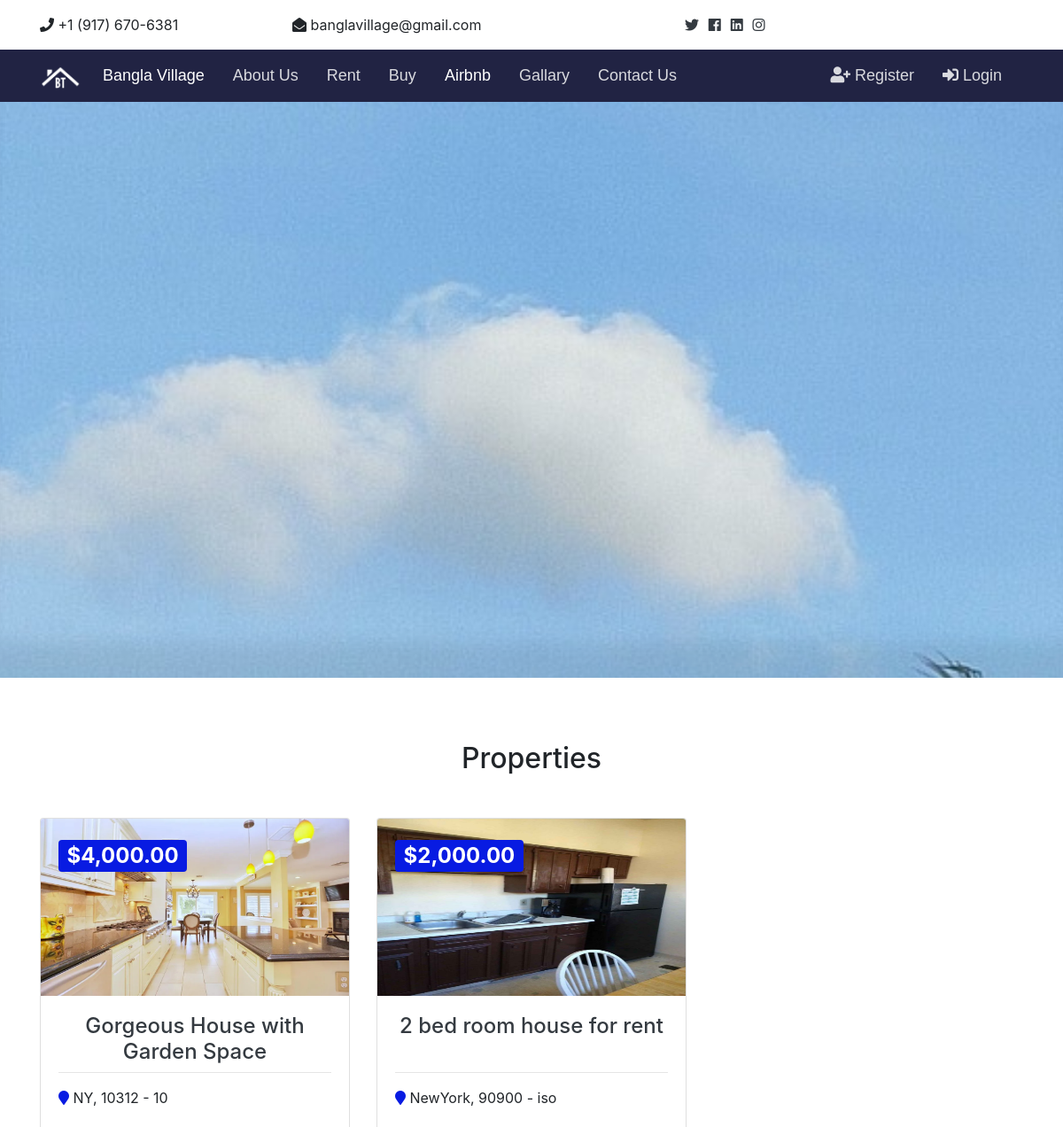
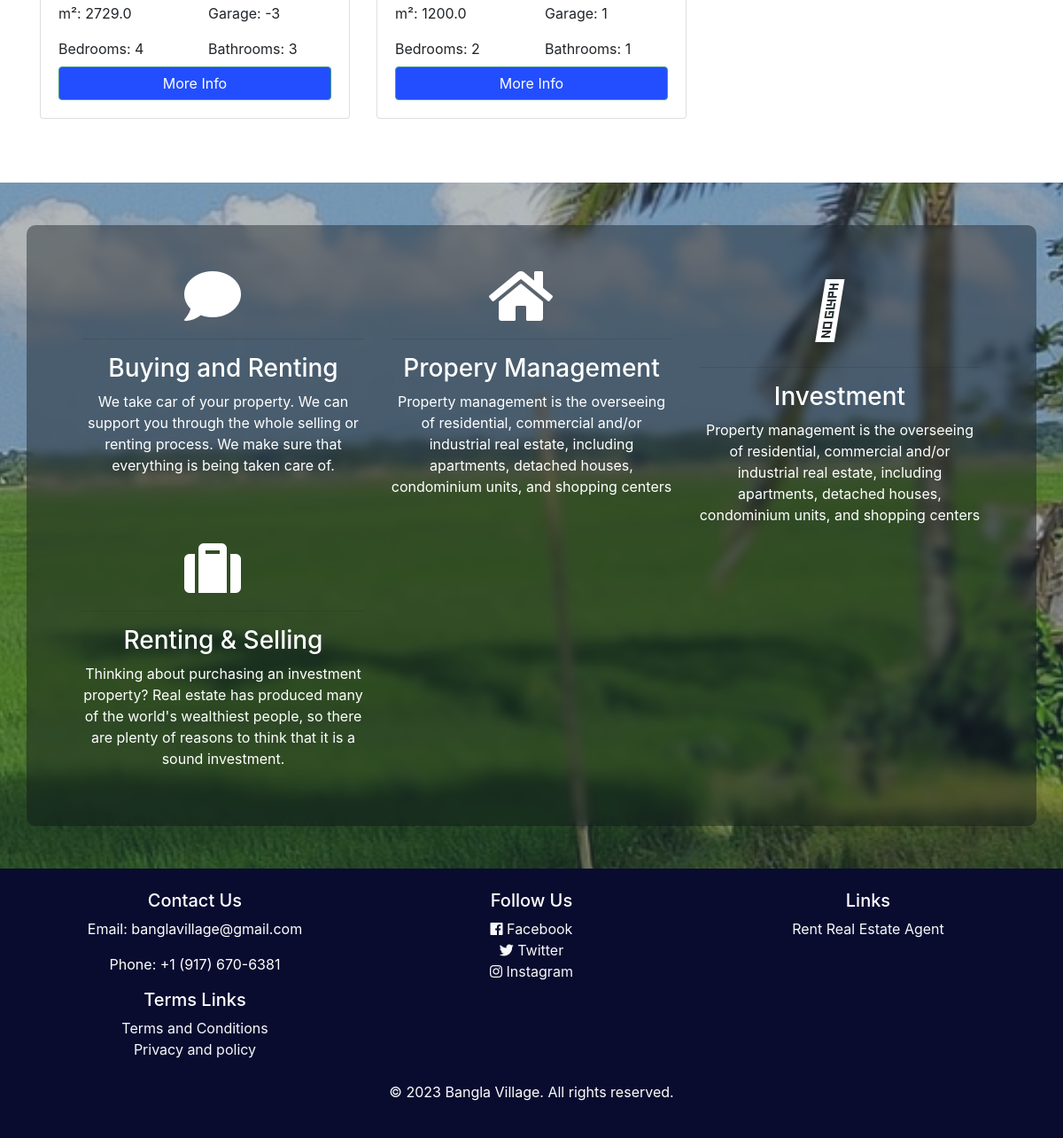
The page /en/ on the database its author committed (2 pictures, top to bottom).
### listings/models.py (models this page shows, shortened)
class Listing(models.Model):
    listing_type = models.ForeignKey(ListingType, on_delete=models.PROTECT,
                                     verbose_name=_("Listing type"))
    realtor = models.ForeignKey('accounts.Realtor',
                                on_delete=models.DO_NOTHING,
                                verbose_name=_("Realtor"))
    title = models.CharField(max_length=50, verbose_name=_("Title"))
    address = models.ForeignKey('core.Address', on_delete=models.PROTECT,
                                default=1, null=True,
                                verbose_name=_("Address"))
    description = models.TextField(blank=True,
                                   verbose_name=_("Description"))
    price = models.DecimalField(max_digits=20, decimal_places=2,
                                verbose_name=_("Price"))
    ceiling_height = models.FloatField(blank=True, null=True,
                                       verbose_name=_("Ceiling height"))
    bedrooms = models.PositiveIntegerField(verbose_name=_("Bedrooms"))
    bathrooms = models.PositiveIntegerField(verbose_name=_("Bathrooms"))
    garage = models.IntegerField(default=0,
                                 verbose_name=_("Garage"))
    sqft                                                                                                                                                                                    = models.FloatField(verbose_name=_("m²"))
    lot_size = models.FloatField(verbose_name=_("Lot size"))  # Grunstückgröße
    image = models.ImageField(upload_to=listing_dir_path,
                              verbose_name=_("Image"))
    listing_for = models.CharField(max_length=5, choices=LISTING_CHOICE,
                                   default="S", verbose_name=_("Listing for"))
    protected = models.BooleanField(default=False,
                                    verbose_name=_("Monument Protected"))
    is_published = models.BooleanField(default=True, verbose_name=_("Online"))
    free_from = models.DateField(default=datetime.now, blank=True,
                                 verbose_name=_("Free from"))
    created = models.DateTimeField(auto_now_add=True, null=True,
                                   verbose_name=_("Created"))
    updated = models.DateTimeField(auto_now=True, null=True,
                                   verbose_name=_("Updated"))
    def get_total_rooms(self):
        return self.bedrooms + self.bedrooms
    get_total_rooms.short_description = _("# Rooms")
    def get_address(self):
        return (f"{self.address.street} {self.address.hn}, {self.address.city}"
                f", {self.address.state.country.shortcut}")
    get_address.short_description = _("Address")
    def get_price(self):
        return f"{self.price}€"
    get_price.short_description = _("Price")
    def get_sqft(self):
        return _("{} m²".format(self.sqft))
    get_sqft.short_description = _("m²")
    def get_ceiling_height(self):
        return f"{self.ceiling_height} m"
    get_ceiling_height.short_description = _("Ceiling Height")
    def get_image(self):
        return get_image_format(self.image)
    get_image.short_description = _('Image')
    def headshot_image(self):
        return get_headshot_image(self.image)
    headshot_image.short_description = _('Preview')
    def get_images(self):
        '''returns nr of inline images'''
        return self.listingimage_set.count() + 1 if self.image else \
            self.listingimage_set.count()
    get_images.short_description = _('# Images')
    def get_nr_files(self):
        '''returns nr of inline files'''
        return self.listingfile_set.count()
    get_nr_files.short_description = _('# Files')

### core/models.py (models this page shows, shortened)
class Address(models.Model):
    street = models.CharField(max_length=150, blank=False, null=False,
                              verbose_name=_("Street"))
    hn = models.CharField(max_length=15, blank=False, null=False,
                          verbose_name=_("House number"))
    zipcode = models.CharField(max_length=5, blank=False, null=False,
                               verbose_name=_("Zipcode"))
    city = models.CharField(max_length=100, blank=False, null=False,
                            verbose_name=_("City"))
    state = models.ForeignKey(
        State, blank=False, null=False, on_delete=models.CASCADE,
        verbose_name=_("State"))
    class Meta:
        unique_together = ('street', 'hn', 'zipcode')
        verbose_name_plural = _("Addresses")

class State(models.Model):
    country = models.ForeignKey(Country, null=False, on_delete=models.CASCADE,
                                verbose_name=_("Country"))
    name = models.CharField(max_length=150, blank=False, null=False,
                            verbose_name=_("Country"))
    shortcut = models.CharField(
        max_length=6, null=False, blank=False, verbose_name="ISO 3166-2")
    class Meta:
        unique_together = ('country', 'shortcut')
        verbose_name = _("State")
        verbose_name_plural = _("States")

class Country(models.Model):
    name = models.CharField(
        max_length=150, null=False, blank=False, unique=True)
    shortcut = models.CharField(
        max_length=3, null=False, blank=False, verbose_name="ISO 3166-α2")
    class Meta:
        verbose_name = _("Country")
        verbose_name_plural = _("Countries")

### core/views.py (the view)
# urls.py: path('', IndexView.as_view(), name='index'),
class IndexView(TemplateView):
    template_name = 'core/index.html'
    def get_context_data(self, **kwargs):
        context = super().get_context_data(**kwargs)
        context['listings'] = Listing.objects.order_by('-created').filter(
                               is_published=True)[:3]
        context['states'] = State.objects.all()
        context['list_types'] = ListingType.objects.all()
        context['index'] = True
        context['page_title'] = _("Real estate manager."
                                  " Renting, buying and selling.")
        context['page_description'] = _("Real estate manager. We offer"
                                        " real estate objects and takes care"
                                        " of every aspect for you. Services"
                                        " offered: renting, selling, buying,"
                                        " consultation and way more.")
        return context

### core/context_processor.py (called while the page is built)
def global_variables(request):
    return {
        'domain_name': 'Bangla Village',
        'domain': "",
    }

### templates/core/index.html (shortened to what this page needs)
{% extends 'core/base.html' %}
{% load static %}
{% load humanize %}
{% block content %}
<section id="showcase">
  <div class="container text-center">
    <div class="home-search p-5">
    </div>
  </div>
</section>
<br>
<section id="listings" class="my-5">
  <div class="container">
    <div class="d-flex justify-content-center align-items-center vh-100">
      <h2 class="mb-5 text-center">
          {{ _("Properties") }}
      </h2>
  </div>
    <div class="row">
      {% if listings %}
      {% for listing in listings %}
      {% include 'listings/_partials/_listing-box.html' %}
      {% endfor %}
      {% else %}
      <div class="col-md-12">
        <p>{{ _("No Listings Available") }}</p>
      </div>
      {% endif %}
</section>
<section id="services" class="py-5 bg-secondary text-white">
  <div class="container">
    <div class="row text-center  bg-blur p-5">
      <div class="col-12 col-md-6 col-xl-4">
        <i class="fas fa-comment fa-4x mr-4"></i>
        <hr>
        <h3>{{ _("Buying and Renting") }}</h3>
        <p>
          {{ _("We take car of your property. We can support you through the whole selling or renting process.") }}
          {{ _("We make sure that everything is being taken care of.") }}
        </p>
      </div>
      <div class="col-12 col-md-6 col-xl-4">
        <i class="fas fa-home fa-4x mr-4"></i>
        <hr>
        <h3>{{ _("Propery Management") }}</h3>
        <p>
          {{ _("Property management is the overseeing of residential, commercial and/or industrial real estate, including apartments, detached houses, condominium units, and shopping centers") }}
        </p>
      </div>
      <div class="col-12 col-md-6 col-xl-4">
        <i class="fa-solid fa-percent fa-4x mr-4"></i>
        <hr>
        <h3>{{ _("Investment ") }}</h3>
        <p>
          {{ _("Property management is the overseeing of residential, commercial and/or industrial real estate, including apartments, detached houses, condominium units, and shopping centers") }}
        </p>
      </div>
      <div class="col-12 col-md-6 col-xl-4">
        <i class="fas fa-suitcase fa-4x mr-4"></i>
        <hr>
        <h3>{{ _("Renting & Selling") }}</h3>
        <p>{{ _("Thinking about purchasing an investment property? Real estate has produced many of the world's wealthiest people, so there are plenty of reasons to think that it is a sound investment.") }}</p>
      </div>
    </div>
  </div>
</section>
{% endblock %}

### templates/listings/_partials/_listing-box.html
{% load static %}
{% load humanize %}
<div class="col-md-6 col-lg-4 mb-4">
  <div class="card listing-preview">
    <a href="{% url 'listing' listing.id %}" class="stretched-link">
      <img class="card-img-top listing-img" src="{{ listing.image.url }}" alt="">
      <div class="card-img-overlay">
        <h2>
          <span class="badge badge-success">${{ listing.price | intcomma }}</span>
        </h2>
      </div>
      <div class="card-body">
        <div class="listing-heading text-center max-box">
          <h4 class="text-primary">{{ listing.title }}</h4>
        </div>
    </a>
    <hr>
    <div>
      <p>
        <i class="fas fa-map-marker text-secondary"></i>
        {{ listing.address.city }}, {{ listing.address.zipcode }} - {{ listing.address.state.country.shortcut }}
      </p>
    </div>
    <div class="row py-2">
      <div class="col-6">
        {{ _("m²") }}: {{ listing.sqft }}</div>
      <div class="col-6">
        {{ _("Garage") }}: {{ listing.garage }}</div>
    </div>
    <div class="row py-2">
      <div class="col-6">
        {{ _("Bedrooms") }}: {{ listing.bedrooms }}</div>
      <div class="col-6">
        {{ _("Bathrooms") }}: {{ listing.bathrooms }}</div>
    </div>
    <a href="{% url 'listing' listing.id %}" class="btn btn-secondary btn-block">{{ _("More Info") }}</a>
  </div>
</div>
</div>

### project/static/css/all.css (style rules this page uses)
.fa, .fas, .far, .fal, .fab { -moz-osx-font-smoothing: grayscale; -webkit-font-smoothing: antialiased; display: inline-block; font-style: normal; font-variant: normal; text-rendering: auto; line-height: 1; }
.fa-4x { font-size: 4em; }
.fa-comment:before { content: "\f075"; }
.fa-home:before { content: "\f015"; }
.fa-map-marker:before { content: "\f041"; }
.fa-percent:before { content: "\f295"; }
.fa-suitcase:before { content: "\f0f2"; }
.fa, .fas { font-family: 'Font Awesome 5 Free'; font-weight: 900; }

### project/static/css/style.css (style rules this page uses)
.btn-secondary { color: #fff !important; }
img { width: 100%; color: #09b48f; }
#showcase { background: url('../img/bg1.jpg'); background-repeat: no-repeat; background-size: cover; background-attachment: fixed; background-position: top center; position: relative; min-height: 650px; color: #fff; padding-top: 6rem; box-shadow: inset 0px -50px 20px -10px rgba(0, 0, 0, 0.082); }
#showcase .home-search { min-height: 400px; position: relative; border-radius: 5px; }
#services { background: url(../img/bg1.jpg); background-repeat: no-repeat; background-size: cover; background-attachment: fixed; background-position: top center; min-height: 300px; position: relative; overflow: hidden; }
#services::before { content: ''; position: absolute; top: 0; left: 0; min-height: 100%; width: 100%; background: #2c39525b; }
.listing-preview a { position: relative; }
.listing-img { max-height: 200px; }
.max-box { height: 50px; }
*, *:before, *:after { box-sizing: border-box; }
.bg-blur { background-color: #0c121a69 !important; backdrop-filter: blur(6px); border-radius: 10px; }

### rows shown on the page
Listing: image (picture), price "4,000.00", title "Gorgeous House with Garden Space", address.city "NY", address.zipcode "10312", address.state.country.shortcut "10", sqft "2729.0", garage "-3", bedrooms "4", bathrooms "3"
Listing: image (picture), price "2,000.00", title "2 bed room house for rent", address.city "NewYork", address.zipcode "90900", address.state.country.shortcut "iso", sqft "1200.0", garage "1", bedrooms "2", bathrooms "1"
